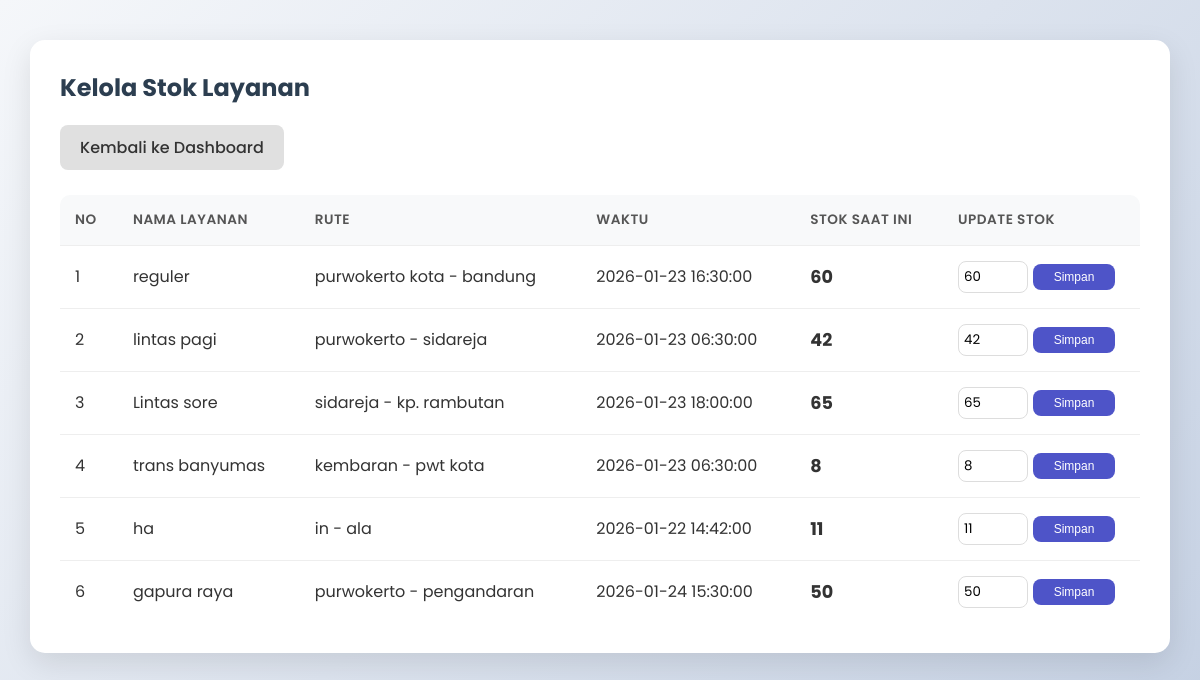
The page /index.php?page=layanan_stok (signed in) on the database its author committed.
### tables this page shows
CREATE TABLE `master_layanan` (
  `id` int(11) NOT NULL,
  `nama_layanan` varchar(100) NOT NULL,
  `rute_asal` varchar(100) NOT NULL,
  `rute_tujuan` varchar(100) NOT NULL,
  `tanggal_berangkat` date NOT NULL,
  `waktu_berangkat` time NOT NULL,
  `biaya` decimal(10,2) NOT NULL,
  `stok` int(11) NOT NULL DEFAULT 0,
  `created_at` timestamp NOT NULL DEFAULT current_timestamp(),
  `kendaraan_id` int(11) NOT NULL
);

### app/Config/Database.php (called while the page is built, shortened)
<?php
class Database {
    private $host = 'localhost';
    private $db_name = 'db_travel_booking';
    private $username = 'root';
    private $password = '';
    private $conn;
    private static $instance = null;
    private function __construct() {
        try {
            $dsn = "mysql:host=" . $this->host . ";dbname=" . $this->db_name;
            $this->conn = new PDO($dsn, $this->username, $this->password);
            $this->conn->setAttribute(PDO::ATTR_ERRMODE, PDO::ERRMODE_EXCEPTION);
            $this->conn->setAttribute(PDO::ATTR_DEFAULT_FETCH_MODE, PDO::FETCH_ASSOC);
        } catch(PDOException $e) {
            die("Connection Error: " . $e->getMessage());
        }
    }
    public static function getInstance() {
        if (self::$instance == null) {
            self::$instance = new Database();
        }
        return self::$instance;
    }
    public function getConnection() {
        return $this->conn;
    }
}

### app/Classes/BaseModel.php (called while the page is built, shortened)
<?php
class BaseModel {
    public function __construct() {
        $this->db = Database::getInstance()->getConnection();
    }
}

### app/Classes/Layanan.php (called while the page is built, shortened)
<?php
class Layanan extends BaseModel implements ICrud {
    public function index() {
        $sql = "SELECT m.*, k.no_polisi, k.jenis_kendaraan, k.kapasitas, k.status as status_kendaraan
                FROM master_layanan m
                LEFT JOIN tb_kendaraan k ON m.kendaraan_id = k.id";
        $stmt = $this->db->prepare($sql);
        $stmt->execute();
        $results = $stmt->fetchAll(PDO::FETCH_ASSOC);
        $dataLayanan = [];
        foreach ($results as $row) {
            $item = new \stdClass();
            $item->id = $row['id'];
            $item->nama = $row['nama_layanan'];
            $item->rute = $row['rute_asal'] . " - " . $row['rute_tujuan'];
            $item->tanggal = $row['tanggal_berangkat'];
            $item->jam = $row['waktu_berangkat'];
            $item->harga = $row['biaya'];
            $item->stok_kursi = $row['stok'];
            $item->kendaraan = isset($row['no_polisi']) ? $row['jenis_kendaraan'] . " (" . $row['no_polisi'] . ")" : "Belum ditentukan";
            $item->kendaraan_status = $row['status_kendaraan'];
            $dataLayanan[] = $item;
        }
        return $dataLayanan;
    }
}

### app/Views/layanan/kelola_stok.php (the view, shortened to what this page needs)
<?php
$layananModel = new Layanan();
$dataLayanan = $layananModel->index();
?>
<div class="container">
    <h2>Kelola Stok Layanan</h2>
    <div style="margin-bottom: 20px;">
        <a href="index.php?page=dashboard" class="button-link">Kembali ke Dashboard</a>
    </div>
    <table>
        <thead>
            <tr>
                <th>No</th>
                <th>Nama Layanan</th>
                <th>Rute</th>
                <th>Waktu</th>
                <th>Stok Saat Ini</th>
                <th>Update Stok</th>
            </tr>
        </thead>
        <tbody>
            <?php $no = 1; foreach ($dataLayanan as $item): ?>
            <tr>
                <td><?= $no++ ?></td>
                <td><?= htmlspecialchars($item->nama) ?></td>
                <td><?= htmlspecialchars($item->rute) ?></td>
                <td><?= htmlspecialchars($item->tanggal) . ' ' . htmlspecialchars($item->jam) ?></td>
                <td style="font-weight: bold; font-size: 1.1em;"><?= $item->stok_kursi ?></td>
                <td>
                    <form method="POST" action="" style="display: flex; gap: 5px; align-items: center;">
                        <input type="number" name="stok" value="<?= $item->stok_kursi ?>" min="0" style="width: 70px; padding: 5px;">
                        <button type="submit" name="update_stok" class="button-link primary" style="font-size: 12px; padding: 6px 10px;">Simpan</button>
                    </form>
                </td>
            </tr>
            <?php endforeach; ?>
        </tbody>
    </table>
</div>

### public/css/style.css (style rules this page uses)
:root { --primary: #4e54c8; --secondary: #8f94fb; --accent: #ff6b6b; --bg-color: #f0f2f5; --text-color: #333; --sidebar-width: 250px; --white: #ffffff; --shadow: 0 4px 15px rgba(0, 0, 0, 0.05); }
body { font-family: 'Poppins', sans-serif; background: linear-gradient(135deg, #f5f7fa 0%, #c3cfe2 100%); background-attachment: fixed; margin: 0; padding: 0; color: var(--text-color); }
.container { width: 90%; margin: 40px auto; max-width: 1200px; background: var(--white); padding: 30px; border-radius: 15px; box-shadow: 0 10px 30px rgba(0, 0, 0, 0.1); }
h1, h2, h3 { color: #2c3e50; margin-top: 0; }
input[type="text"], input[type="password"], input[type="number"], input[type="email"], input[type="datetime-local"], input[type="time"], select, textarea { width: 100%; padding: 12px; border: 1px solid #ddd; border-radius: 8px; box-sizing: border-box; font-family: inherit; transition: 0.3s; }
button { background: linear-gradient(to right, var(--primary), var(--secondary)); color: white; padding: 12px 20px; border: none; border-radius: 8px; cursor: pointer; font-size: 16px; font-weight: 600; transition: transform 0.2s, box-shadow 0.2s; width: 100%; }
.button-link { display: inline-block; padding: 10px 20px; background: #e0e0e0; text-decoration: none; color: #333; border-radius: 8px; margin-right: 10px; font-weight: 500; transition: 0.3s; }
.button-link.primary { background: var(--primary); color: white; }
table { width: 100%; border-collapse: separate; border-spacing: 0; margin-top: 25px; border-radius: 10px; overflow: hidden; }
th, td { padding: 15px; text-align: left; border-bottom: 1px solid #eee; }
th { background-color: #f8f9fa; color: #555; font-weight: 600; text-transform: uppercase; font-size: 0.85em; letter-spacing: 0.5px; }
tr:last-child td { border-bottom: none; }

### rows shown on the page
master_layanan: nama_layanan "reguler", rute_asal+rute_tujuan "purwokerto kota - bandung", tanggal_berangkat "2026-01-23", waktu_berangkat "16:30:00", stok "60"
master_layanan: nama_layanan "lintas pagi", rute_asal+rute_tujuan "purwokerto - sidareja", tanggal_berangkat "2026-01-23", waktu_berangkat "06:30:00", stok "42"
master_layanan: nama_layanan "Lintas sore", rute_asal+rute_tujuan "sidareja - kp. rambutan", tanggal_berangkat "2026-01-23", waktu_berangkat "18:00:00", stok "65"
master_layanan: nama_layanan "trans banyumas", rute_asal+rute_tujuan "kembaran - pwt kota", tanggal_berangkat "2026-01-23", waktu_berangkat "06:30:00", stok "8"
master_layanan: nama_layanan "ha", rute_asal+rute_tujuan "in - ala", tanggal_berangkat "2026-01-22", waktu_berangkat "14:42:00", stok "11"
master_layanan: nama_layanan "gapura raya", rute_asal+rute_tujuan "purwokerto - pengandaran", tanggal_berangkat "2026-01-24", waktu_berangkat "15:30:00", stok "50"
